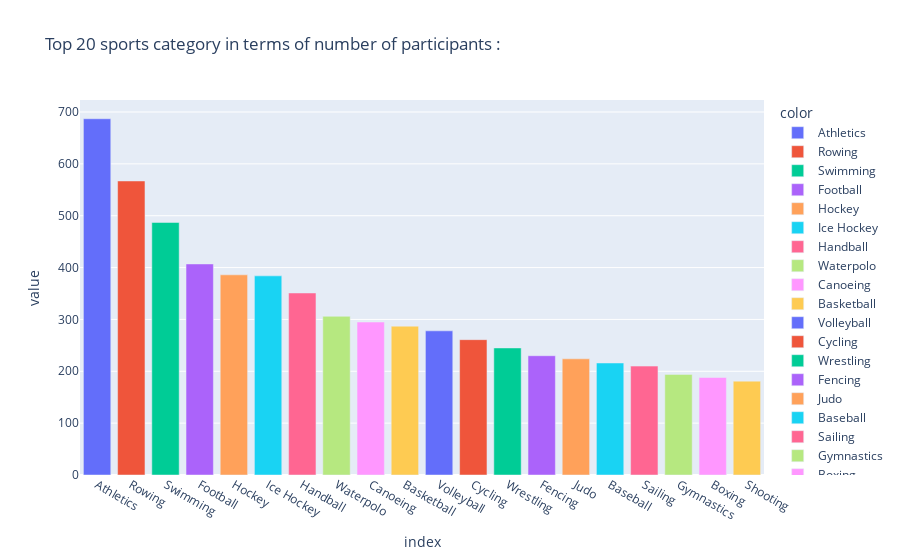

Write notebook code for a chart like this one.
### Markdown cell above
- as you can see that United States has highest number of participants with 1109
- followed by russia 706, germany 552,  australia 524

### Code cell
s = df.sports.value_counts()
px.bar(s[:20], color=s.index[:20], title='Top 20 sports category in terms of number of participants :')

### Figure 1 — Plotly figure (JSON) as saved in the notebook; plotly's stock layout.template omitted (floating-point values rounded to 4 significant figures)
{"data": [{"alignmentgroup": "True", "hovertemplate": "color=Athletics<br>index=%{x}<br>value=%{y}<extra></extra>", "legendgroup": "Athletics", "marker": {"color": "#636efa", "pattern": {"shape": ""}}, "name": "Athletics", "offsetgroup": "Athletics", "orientation": "v", "showlegend": true, "textposition": "auto", "type": "bar", "x": ["Athletics"], "xaxis": "x", "y": [687], "yaxis": "y"}, {"alignmentgroup": "True", "hovertemplate": "color=Rowing<br>index=%{x}<br>value=%{y}<extra></extra>", "legendgroup": "Rowing", "marker": {"color": "#EF553B", "pattern": {"shape": ""}}, "name": "Rowing", "offsetgroup": "Rowing", "orientation": "v", "showlegend": true, "textposition": "auto", "type": "bar", "x": ["Rowing"], "xaxis": "x", "y": [567], "yaxis": "y"}, {"alignmentgroup": "True", "hovertemplate": "color=Swimming<br>index=%{x}<br>value=%{y}<extra></extra>", "legendgroup": "Swimming", "marker": {"color": "#00cc96", "pattern": {"shape": ""}}, "name": "Swimming", "offsetgroup": "Swimming", "orientation": "v", "showlegend": true, "textposition": "auto", "type": "bar", "x": ["Swimming"], "xaxis": "x", "y": [487], "yaxis": "y"}, {"alignmentgroup": "True", "hovertemplate": "color=Football<br>index=%{x}<br>value=%{y}<extra></extra>", "legendgroup": "Football", "marker": {"color": "#ab63fa", "pattern": {"shape": ""}}, "name": "Football", "offsetgroup": "Football", "orientation": "v", "showlegend": true, "textposition": "auto", "type": "bar", "x": ["Football"], "xaxis": "x", "y": [407], "yaxis": "y"}, {"alignmentgroup": "True", "hovertemplate": "color=Hockey<br>index=%{x}<br>value=%{y}<extra></extra>", "legendgroup": "Hockey", "marker": {"color": "#FFA15A", "pattern": {"shape": ""}}, "name": "Hockey", "offsetgroup": "Hockey", "orientation": "v", "showlegend": true, "textposition": "auto", "type": "bar", "x": ["Hockey"], "xaxis": "x", "y": [386], "yaxis": "y"}, {"alignmentgroup": "True", "hovertemplate": "color=Ice Hockey<br>index=%{x}<br>value=%{y}<extra></extra>", "legendgroup": "Ice Hockey", "marker": {"color": "#19d3f3", "pattern": {"shape": ""}}, "name": "Ice Hockey", "offsetgroup": "Ice Hockey", "orientation": "v", "showlegend": true, "textposition": "auto", "type": "bar", "x": ["Ice Hockey"], "xaxis": "x", "y": [384], "yaxis": "y"}, {"alignmentgroup": "True", "hovertemplate": "color=Handball<br>index=%{x}<br>value=%{y}<extra></extra>", "legendgroup": "Handball", "marker": {"color": "#FF6692", "pattern": {"shape": ""}}, "name": "Handball", "offsetgroup": "Handball", "orientation": "v", "showlegend": true, "textposition": "auto", "type": "bar", "x": ["Handball"], "xaxis": "x", "y": [351], "yaxis": "y"}, {"alignmentgroup": "True", "hovertemplate": "color=Waterpolo<br>index=%{x}<br>value=%{y}<extra></extra>", "legendgroup": "Waterpolo", "marker": {"color": "#B6E880", "pattern": {"shape": ""}}, "name": "Waterpolo", "offsetgroup": "Waterpolo", "orientation": "v", "showlegend": true, "textposition": "auto", "type": "bar", "x": ["Waterpolo"], "xaxis": "x", "y": [306], "yaxis": "y"}, {"alignmentgroup": "True", "hovertemplate": "color=Canoeing<br>index=%{x}<br>value=%{y}<extra></extra>", "legendgroup": "Canoeing", "marker": {"color": "#FF97FF", "pattern": {"shape": ""}}, "name": "Canoeing", "offsetgroup": "Canoeing", "orientation": "v", "showlegend": true, "textposition": "auto", "type": "bar", "x": ["Canoeing"], "xaxis": "x", "y": [295], "yaxis": "y"}, {"alignmentgroup": "True", "hovertemplate": "color=Basketball<br>index=%{x}<br>value=%{y}<extra></extra>", "legendgroup": "Basketball", "marker": {"color": "#FECB52", "pattern": {"shape": ""}}, "name": "Basketball", "offsetgroup": "Basketball", "orientation": "v", "showlegend": true, "textposition": "auto", "type": "bar", "x": ["Basketball"], "xaxis": "x", "y": [287], "yaxis": "y"}, {"alignmentgroup": "True", "hovertemplate": "color=Volleyball<br>index=%{x}<br>value=%{y}<extra></extra>", "legendgroup": "Volleyball", "marker": {"color": "#636efa", "pattern": {"shape": ""}}, "name": "Volleyball", "offsetgroup": "Volleyball", "orientation": "v", "showlegend": true, "textposition": "auto", "type": "bar", "x": ["Volleyball"], "xaxis": "x", "y": [278], "yaxis": "y"}, {"alignmentgroup": "True", "hovertemplate": "color=Cycling<br>index=%{x}<br>value=%{y}<extra></extra>", "legendgroup": "Cycling", "marker": {"color": "#EF553B", "pattern": {"shape": ""}}, "name": "Cycling", "offsetgroup": "Cycling", "orientation": "v", "showlegend": true, "textposition": "auto", "type": "bar", "x": ["Cycling"], "xaxis": "x", "y": [261], "yaxis": "y"}, {"alignmentgroup": "True", "hovertemplate": "color=Wrestling<br>index=%{x}<br>value=%{y}<extra></extra>", "legendgroup": "Wrestling", "marker": {"color": "#00cc96", "pattern": {"shape": ""}}, "name": "Wrestling", "offsetgroup": "Wrestling", "orientation": "v", "showlegend": true, "textposition": "auto", "type": "bar", "x": ["Wrestling"], "xaxis": "x", "y": [245], "yaxis": "y"}, {"alignmentgroup": "True", "hovertemplate": "color=Fencing<br>index=%{x}<br>value=%{y}<extra></extra>", "legendgroup": "Fencing", "marker": {"color": "#ab63fa", "pattern": {"shape": ""}}, "name": "Fencing", "offsetgroup": "Fencing", "orientation": "v", "showlegend": true, "textposition": "auto", "type": "bar", "x": ["Fencing"], "xaxis": "x", "y": [230], "yaxis": "y"}, {"alignmentgroup": "True", "hovertemplate": "color=Judo<br>index=%{x}<br>value=%{y}<extra></extra>", "legendgroup": "Judo", "marker": {"color": "#FFA15A", "pattern": {"shape": ""}}, "name": "Judo", "offsetgroup": "Judo", "orientation": "v", "showlegend": true, "textposition": "auto", "type": "bar", "x": ["Judo"], "xaxis": "x", "y": [224], "yaxis": "y"}, {"alignmentgroup": "True", "hovertemplate": "color=Baseball<br>index=%{x}<br>value=%{y}<extra></extra>", "legendgroup": "Baseball", "marker": {"color": "#19d3f3", "pattern": {"shape": ""}}, "name": "Baseball", "offsetgroup": "Baseball", "orientation": "v", "showlegend": true, "textposition": "auto", "type": "bar", "x": ["Baseball"], "xaxis": "x", "y": [216], "yaxis": "y"}, {"alignmentgroup": "True", "hovertemplate": "color=Sailing<br>index=%{x}<br>value=%{y}<extra></extra>", "legendgroup": "Sailing", "marker": {"color": "#FF6692", "pattern": {"shape": ""}}, "name": "Sailing", "offsetgroup": "Sailing", "orientation": "v", "showlegend": true, "textposition": "auto", "type": "bar", "x": ["Sailing"], "xaxis": "x", "y": [210], "yaxis": "y"}, {"alignmentgroup": "True", "hovertemplate": "color=Gymnastics<br>index=%{x}<br>value=%{y}<extra></extra>", "legendgroup": "Gymnastics", "marker": {"color": "#B6E880", "pattern": {"shape": ""}}, "name": "Gymnastics", "offsetgroup": "Gymnastics", "orientation": "v", "showlegend": true, "textposition": "auto", "type": "bar", "x": ["Gymnastics"], "xaxis": "x", "y": [194], "yaxis": "y"}, {"alignmentgroup": "True", "hovertemplate": "color=Boxing<br>index=%{x}<br>value=%{y}<extra></extra>", "legendgroup": "Boxing", "marker": {"color": "#FF97FF", "pattern": {"shape": ""}}, "name": "Boxing", "offsetgroup": "Boxing", "orientation": "v", "showlegend": true, "textposition": "auto", "type": "bar", "x": ["Boxing"], "xaxis": "x", "y": [188], "yaxis": "y"}, {"alignmentgroup": "True", "hovertemplate": "color=Shooting<br>index=%{x}<br>value=%{y}<extra></extra>", "legendgroup": "Shooting", "marker": {"color": "#FECB52", "pattern": {"shape": ""}}, "name": "Shooting", "offsetgroup": "Shooting", "orientation": "v", "showlegend": true, "textposition": "auto", "type": "bar", "x": ["Shooting"], "xaxis": "x", "y": [181], "yaxis": "y"}], "layout": {"barmode": "relative", "legend": {"title": {"text": "color"}, "tracegroupgap": 0}, "title": {"text": "Top 20 sports category in terms of number of participants :"}, "xaxis": {"anchor": "y", "domain": [0, 1], "title": {"text": "index"}}, "yaxis": {"anchor": "x", "domain": [0, 1], "title": {"text": "value"}}}}
